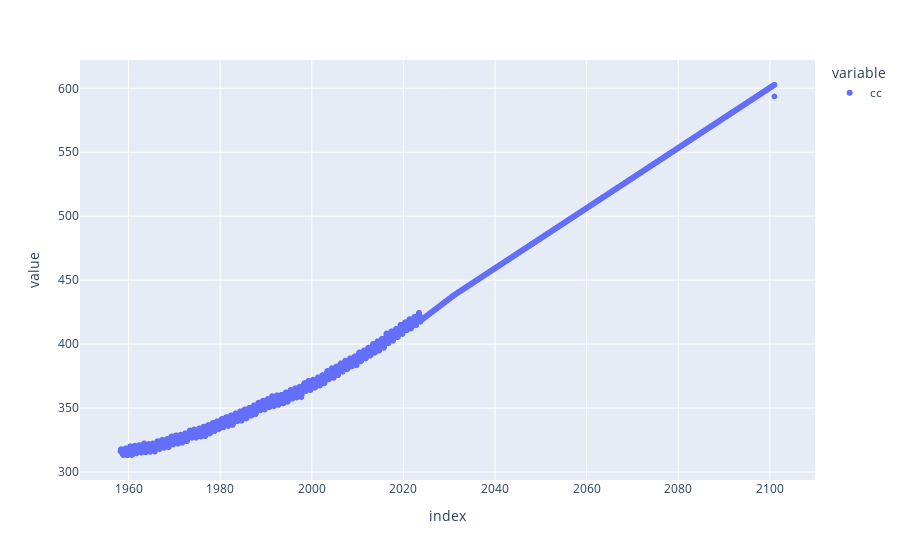

The notebook cell saved with this chart:
### Code cell
# try this:

extrapoint = '2100-12-31'
startpoint = "last date in dataset"
x_futd =  np.datetime64(extrapoint, 'ns')
x_fut = x_futd.astype(float).reshape(-1,1) 
y2100 = model.predict(x_fut)[0]
print(f'{extrapoint}: {y2100:6.1f} ppm')
df.loc[x_futd] = [y2100]
px.scatter(df)

### Figure 1 — Plotly figure (JSON) as saved in the notebook; plotly's stock layout.template omitted (floating-point values rounded to 4 significant figures; data arrays with more than 128 entries replaced by an {"elided": "..."} marker saying what was removed)
{"data": [{"hovertemplate": "variable=cc<br>index=%{x}<br>value=%{y}<extra></extra>", "legendgroup": "cc", "marker": {"color": "#636efa", "symbol": "circle"}, "mode": "markers", "name": "cc", "showlegend": true, "type": "scattergl", "x": {"elided": "7451 str values"}, "xaxis": "x", "y": {"elided": "7451 float values"}, "yaxis": "y"}], "layout": {"legend": {"title": {"text": "variable"}, "tracegroupgap": 0}, "margin": {"t": 60}, "xaxis": {"anchor": "y", "domain": [0, 1], "title": {"text": "index"}}, "yaxis": {"anchor": "x", "domain": [0, 1], "title": {"text": "value"}}}}
